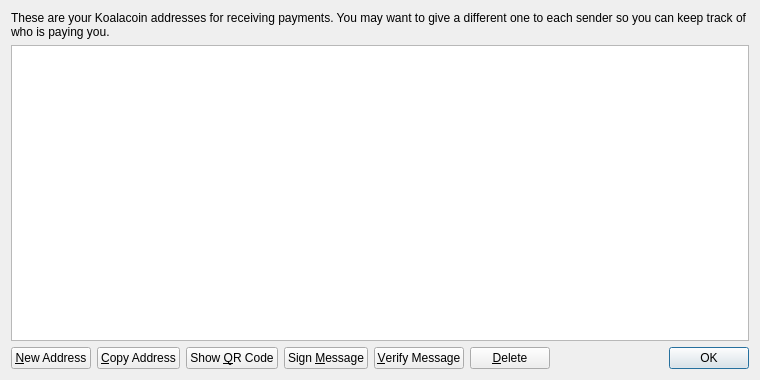
<?xml version="1.0" encoding="UTF-8"?>
<ui version="4.0">
 <class>AddressBookPage</class>
 <widget class="QWidget" name="AddressBookPage">
  <property name="geometry">
   <rect>
    <x>0</x>
    <y>0</y>
    <width>760</width>
    <height>380</height>
   </rect>
  </property>
  <property name="windowTitle">
   <string>Address Book</string>
  </property>
  <layout class="QVBoxLayout" name="verticalLayout">
   <item>
    <widget class="QLabel" name="labelExplanation">
     <property name="text">
      <string>These are your Koalacoin addresses for receiving payments. You may want to give a different one to each sender so you can keep track of who is paying you.</string>
     </property>
     <property name="textFormat">
      <enum>Qt::PlainText</enum>
     </property>
     <property name="wordWrap">
      <bool>true</bool>
     </property>
    </widget>
   </item>
   <item>
    <widget class="QTableView" name="tableView">
     <property name="contextMenuPolicy">
      <enum>Qt::CustomContextMenu</enum>
     </property>
     <property name="toolTip">
      <string>Double-click to edit address or label</string>
     </property>
     <property name="tabKeyNavigation">
      <bool>false</bool>
     </property>
     <property name="alternatingRowColors">
      <bool>true</bool>
     </property>
     <property name="selectionMode">
      <enum>QAbstractItemView::SingleSelection</enum>
     </property>
     <property name="selectionBehavior">
      <enum>QAbstractItemView::SelectRows</enum>
     </property>
     <property name="sortingEnabled">
      <bool>true</bool>
     </property>
     <attribute name="verticalHeaderVisible">
      <bool>false</bool>
     </attribute>
    </widget>
   </item>
   <item>
    <layout class="QHBoxLayout" name="horizontalLayout">
     <item>
      <widget class="QPushButton" name="newAddressButton">
       <property name="toolTip">
        <string>Create a new address</string>
       </property>
       <property name="text">
        <string>&amp;New Address</string>
       </property>
       <property name="icon">
        <iconset resource="../bitcoin.qrc">
         <normaloff>:/icons/add</normaloff>:/icons/add</iconset>
       </property>
      </widget>
     </item>
     <item>
      <widget class="QPushButton" name="copyToClipboard">
       <property name="toolTip">
        <string>Copy the currently selected address to the system clipboard</string>
       </property>
       <property name="text">
        <string>&amp;Copy Address</string>
       </property>
       <property name="icon">
        <iconset resource="../bitcoin.qrc">
         <normaloff>:/icons/editcopy</normaloff>:/icons/editcopy</iconset>
       </property>
      </widget>
     </item>
     <item>
      <widget class="QPushButton" name="showQRCode">
       <property name="text">
        <string>Show &amp;QR Code</string>
       </property>
       <property name="icon">
        <iconset resource="../bitcoin.qrc">
         <normaloff>:/icons/qrcode</normaloff>:/icons/qrcode</iconset>
       </property>
      </widget>
     </item>
     <item>
      <widget class="QPushButton" name="signMessage">
       <property name="toolTip">
        <string>Sign a message to prove you own a Koalacoin address</string>
       </property>
       <property name="text">
        <string>Sign &amp;Message</string>
       </property>
       <property name="icon">
        <iconset resource="../bitcoin.qrc">
         <normaloff>:/icons/edit</normaloff>:/icons/edit</iconset>
       </property>
      </widget>
     </item>
     <item>
      <widget class="QPushButton" name="verifyMessage">
       <property name="toolTip">
        <string>Verify a message to ensure it was signed with a specified Koalacoin address</string>
       </property>
       <property name="text">
        <string>&amp;Verify Message</string>
       </property>
       <property name="icon">
        <iconset resource="../bitcoin.qrc">
         <normaloff>:/icons/transaction_0</normaloff>:/icons/transaction_0</iconset>
       </property>
      </widget>
     </item>
     <item>
      <widget class="QPushButton" name="deleteButton">
       <property name="toolTip">
        <string>Delete the currently selected address from the list</string>
       </property>
       <property name="text">
        <string>&amp;Delete</string>
       </property>
       <property name="icon">
        <iconset resource="../bitcoin.qrc">
         <normaloff>:/icons/remove</normaloff>:/icons/remove</iconset>
       </property>
      </widget>
     </item>
     <item>
      <spacer name="horizontalSpacer">
       <property name="orientation">
        <enum>Qt::Horizontal</enum>
       </property>
       <property name="sizeHint" stdset="0">
        <size>
         <width>40</width>
         <height>20</height>
        </size>
       </property>
      </spacer>
     </item>
     <item>
      <widget class="QDialogButtonBox" name="buttonBox">
       <property name="sizePolicy">
        <sizepolicy hsizetype="Maximum" vsizetype="Fixed">
         <horstretch>0</horstretch>
         <verstretch>0</verstretch>
        </sizepolicy>
       </property>
       <property name="standardButtons">
        <set>QDialogButtonBox::Ok</set>
       </property>
      </widget>
     </item>
    </layout>
   </item>
  </layout>
 </widget>
 <resources>
  <include location="../bitcoin.qrc"/>
 </resources>
 <connections/>
</ui>
